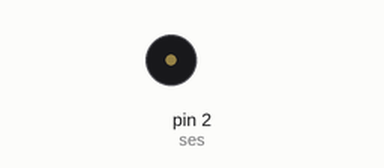
The sketch below on a simulated Arduino Uno, built with avr-gcc and run on an emulated ATmega328P. Shown: buzzer (waves = sounding).

Above: at 0.3 s.
At 30.4 s:
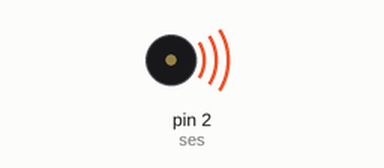
Timing chart, 0 to 32.0 s (numbered marks = the images above):
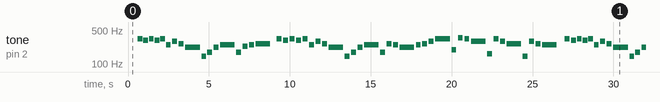

The sketch:

buzzer_f_r_elise.ino
```cpp
int ses=2;

void setup() {
  pinMode(ses, OUTPUT);
}
void loop() {

  // play e4
  delay(600);
  tone(ses, 329.63, 300);
  delay(350);
  // play d4#
  tone(ses, 311.13, 300);
  delay(350);
  // play e4
  tone( ses, 329.63, 300);
  delay(350);
  // play d4#
  tone( ses,311.13, 300);
  delay(350);
  // play e4
  tone(ses, 329.63, 300);
  delay(350);
  // play b3
  tone( ses, 246.94, 300);
  delay(400);
  // play d4
  tone(ses, 293.66,300);
  delay(400);
  // play c4
  tone(ses, 261.63,300);
  delay(400);
  // play a3
  tone(ses, 220, 900);
  delay(1000);
  // play d3
  tone(ses,146.83, 300);
  delay(350);
  //play f3
  tone(ses, 174.61, 300);
  delay(400);
  //play a3
  tone(ses, 220, 300);
  delay(400);
  // play b3
  tone(ses, 246.94, 900);
  delay(1000);
  // play f3
  tone(ses, 174.61, 300);
  delay(400);
  // play a3#
  tone(ses, 233.08, 300);
  delay(400);
  // play b3
  tone(ses, 246.94, 300);
  delay(400);
  // play c4
  tone(ses, 261.63, 900);
  delay(1000);
  delay(300);
  // play e4
  tone(ses, 329.63, 300);
  delay(400);
  // play d4#
  tone(ses, 311.13, 300);
  delay(400);
  // play e4
  tone(ses, 329.63, 300);
  delay(400);
  // play d4#
  tone(ses, 311.13, 300);
  delay(400);
  // play e4
  tone(ses, 329.63, 300);
  delay(400);
  // play b3
  tone(ses, 246.94, 300);
  delay(400);
  // play d4
  tone(ses, 293.66, 300);
  delay(400);
  // play c4
  tone(ses, 261.63, 300);
  delay(400);
  // play a3
  tone(ses, 220, 900);
  delay(1000);
  // play d3
  tone(ses, 146.83, 300);
  delay(400);
  // play f3
  tone(ses, 174.61, 300);
  delay(400);
  // play a3
  tone(ses, 220, 300);
  delay(400);
  // play b3
  tone(ses, 246.94, 900);
  delay(1000);
  // play f3
  tone(ses, 174.61, 300);
  delay(400);
  // play c4
  tone(ses, 261.63, 300);
  delay(400);
  // play b3
  tone(ses, 246.94, 300);
  delay(400);
  // play a3
  tone(ses, 220, 900);
  delay(1000);
  // play b3
  tone(ses,246.94, 300);
  delay(400);
   // play c4
  tone(ses, 261.63, 300);
  delay(400);
  // play d4
  tone(ses, 293.66, 300);
  delay(400);
  // play e4
  tone(ses, 329.63, 900);
  delay(1000);
  // play g3
  tone(ses, 196, 300);
  delay(400);
  // play f4
  tone(ses, 349.23, 300);
  delay(400);
  //play e4
  tone(ses, 329.23, 300);
  delay(400);
  // play d4
  tone(ses, 293.63, 900);
  delay(1000);
  // play e3
  tone(ses,164.81, 300);
  delay(400);
  // play e4
  tone(ses, 329.63, 300);
  delay(400);
  // play d4
  tone(ses, 293.63, 300);
  delay(400);
  // play c4
  tone(ses, 261.63, 900);
  delay(1000);
  // play d3
  tone(ses, 146.83, 300);
  delay(400);
    // play d4
  tone(ses, 293.63, 300);
  delay(400);
  // play c4
  tone(ses, 261.63, 300);
  delay(400);
  // play b3
  tone(ses, 246.94, 900);
  delay(1000);
  delay(400);
  // play e4
  tone(ses, 329.63, 300);
  delay(400);
  // play d4#
  tone(ses, 311.13, 300);
  delay(350);
  // play e4
  tone( ses, 329.63, 300);
  delay(350);
  // play d4#
  tone( ses,311.13, 300);
  delay(350);
  // play e4
  tone(ses, 329.63, 300);
  delay(350);
  // play b3
  tone( ses, 246.94, 300);
  delay(400);
  // play d4
  tone(ses, 293.66,300);
  delay(400);
  // play c4
  tone(ses, 261.63,300);
  delay(400);
  // play a3
  tone(ses, 220, 900);
  delay(1000);
  // play d3
  tone(ses,146.83, 300);
  delay(350);
  //play f3
  tone(ses, 174.61, 300);
  delay(400);
  //play a3
  tone(ses, 220, 300);
  delay(400);
  // play b3
  tone(ses, 246.94, 900);
  delay(1000);
  // play f3
  tone(ses, 174.61, 300);
  delay(400);
  // play a3
  tone(ses, 233.08, 300);
  delay(400);
  // play b3
  tone(ses, 246.94, 300);
  delay(400);
  // play c4
  tone(ses, 261.63, 900);
  delay(1000);
  delay(300);
  // play e4
  tone(ses, 329.63, 300);
  delay(400);
  // play d4#
  tone(ses, 311.13, 300);
  delay(400);
  // play e4
  tone(ses, 329.63, 300);
  delay(400);
  // play d4#
  tone(ses, 311.13, 300);
  delay(400);
  // play e4
  tone(ses, 329.63, 300);
  delay(400);
  // play b3
  tone(ses, 246.94, 300);
  delay(400);
  // play d4
  tone(ses, 293.66, 300);
  delay(400);
  // play c4
  tone(ses, 261.63, 300);
  delay(400);
  // play a3
  tone(ses, 220, 900);
  delay(1000);
  // play d3
  tone(ses, 146.83, 300);
  delay(400);
  // play f3
  tone(ses, 174.61, 300);
  delay(400);
  // play a3
  tone(ses, 220, 300);
  delay(400);
  // play b3
  tone(ses, 246.94, 900);
  delay(1000);
  // play f3
  tone(ses, 174.61, 300);
  delay(400);
  // play c4
  tone(ses, 261.63, 300);
  delay(400);
  // play b3
  tone(ses, 246.94, 300);
  delay(400);
  // play a3
  tone(ses, 220, 900);
  delay(1000);

  delay(5000);


}
```

Measured:
- by itself, tone on pin 2 (ses): plays 329 Hz for 0.30 s, 311 Hz for 0.30 s, 329 Hz for 0.30 s, 311 Hz for 0.30 s, 329 Hz for 0.30 s, 246 Hz for 0.30 s … (229 notes in this stretch)
